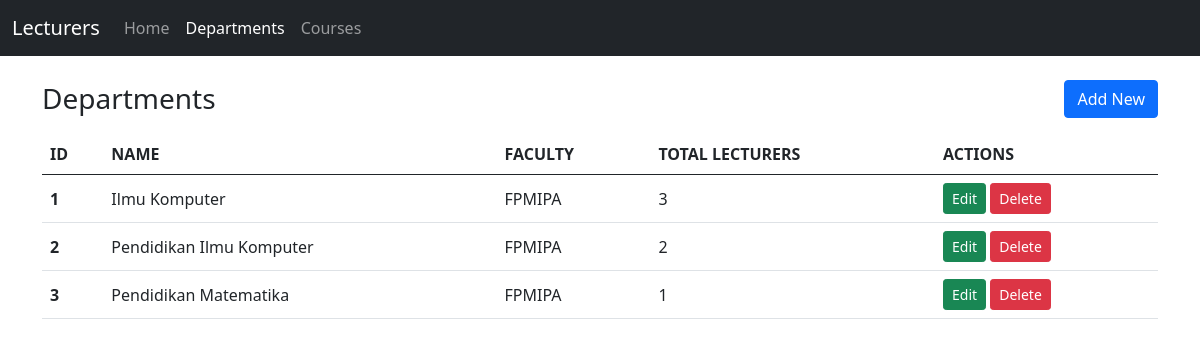
Page /Project/department.php on the committed database.
### tables this page shows
CREATE TABLE departments (
    id      INT AUTO_INCREMENT PRIMARY KEY,
    name    VARCHAR(100) NOT NULL,
    faculty VARCHAR(100) NOT NULL,
    CONSTRAINT uq_departments_name UNIQUE (name)
);

### Project/controllers/DepartmentController.php (called while the page is built, shortened)
<?php
require_once __DIR__ . '/../config.php';
require_once __DIR__ . '/../models/DB.php';
require_once __DIR__ . '/../models/Department.php';
require_once __DIR__ . '/../views/DepartmentView.php';
class DepartmentController extends BaseController
{
    private $department;
    private $view;
    function __construct()
    {
        $this->department = new Department(Config::$db_host, Config::$db_user, Config::$db_pass, Config::$db_name);
        $this->view = new DepartmentView();
    }
    public function index()
    {
        $this->department->open();
        try {
            $data = $this->department->getAll();
        } finally {
            $this->department->close();
        }
        $this->view->renderIndex($data, $this->pullFlash());
    }
}

### Project/models/DB.php (called while the page is built, shortened)
<?php
class DB
{
    protected $db_host;
    protected $db_user;
    protected $db_pass;
    protected $db_name;
    protected $db_link = null;
    function __construct($db_host, $db_user, $db_pass, $db_name)
    {
        $this->db_host = $db_host;
        $this->db_user = $db_user;
        $this->db_pass = $db_pass;
        $this->db_name = $db_name;
    }
    public function open()
    {
        $this->db_link = new mysqli($this->db_host, $this->db_user, $this->db_pass, $this->db_name);
        $this->db_link->set_charset("utf8mb4");
    }
    public function close()
    {
        $this->db_link = null;
    }
    protected function select($sql, $types = "", $params = array())
    {
        $stmt = $this->db_link->prepare($sql);
        $stmt->execute();
        $result = $stmt->get_result();
        $rows = $result->fetch_all(MYSQLI_ASSOC);
        return $rows;
    }
}

### Project/models/Department.php (called while the page is built, shortened)
<?php
class Department extends DB
{
    public function getAll()
    {
        $sql = "SELECT d.id, d.name, d.faculty, COUNT(l.id) AS total_lecturers
                FROM departments d
                LEFT JOIN lecturers l ON l.department_id = d.id
                GROUP BY d.id, d.name, d.faculty
                ORDER BY d.id";
        return $this->select($sql);
    }
}

### Project/views/DepartmentView.php (the view, shortened to what this page needs)
<?php
require_once __DIR__ . '/Template.php';
class DepartmentView
{
    public function renderIndex($data, $flash)
    {
        $rows = "";
        foreach ($data as $row) {
            $rows .= "<tr>"
                . "<th>" . Template::e($row["id"]) . "</th>"
                . "<td>" . Template::e($row["name"]) . "</td>"
                . "<td>" . Template::e($row["faculty"]) . "</td>"
                . "<td>" . Template::e($row["total_lecturers"]) . "</td>"
                . "<td>" . Template::actionButtons("department.php", $row["id"]) . "</td>"
                . "</tr>";
        }
    }
}

### Project/views/Template.php (shortened to what this page needs)
<?php
class Template
{
    private $content = "";
    private $vars = array();
    function __construct($name)
    {
        $this->filename = dirname(__DIR__) . "/templates/" . $name . ".html";
        $this->content = file_get_contents($this->filename);
    }
    public function replace($key, $value)
    {
        $this->vars["{{" . $key . "}}"] = (string)$value;
    }
    public function getContent()
    {
        return strtr($this->content, $this->vars);
    }
    public function write()
    {
        echo $this->getContent();
    }
    public static function e($value)
    {
        return htmlspecialchars((string)$value, ENT_QUOTES | ENT_SUBSTITUTE, "UTF-8");
    }
    public static function actionButtons($page, $id)
    {
        $id = (int)$id;
        return "<a class='btn btn-success btn-sm' href='" . $page . "?action=edit&amp;id=" . $id . "'>Edit</a> "
            . "<form method='post' action='" . $page . "' class='d-inline' "
            . "onsubmit=\"return confirm('Yakin ingin menghapus data ini?');\">"
            . "<input type='hidden' name='action' value='delete'>"
            . "<input type='hidden' name='id' value='" . $id . "'>"
            . "<button type='submit' class='btn btn-danger btn-sm'>Delete</button>"
            . "</form>";
    }
}

### rows in the picture
departments: id "1", name "Ilmu Komputer", faculty "FPMIPA", total_lecturers "3"
departments: id "2", name "Pendidikan Ilmu Komputer", faculty "FPMIPA", total_lecturers "2"
departments: id "3", name "Pendidikan Matematika", faculty "FPMIPA", total_lecturers "1"

### other values in the picture
$this->getContent() "Lecturers Home Departments Courses Departments Add New ID NAME FACULTY TOTAL LECTURERS ACTIONS"
